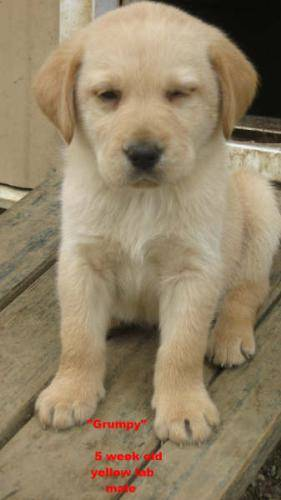
#> input picture dog.jpg, 281 x 500 px
$ python convolutions.py --image dog.jpg
#> lines starting #> are read from the running program, lines starting #| are printed output that depends on the picture
# import the required packages
# scikit-image library to implement custom convolution function
from skimage.exposure import rescale_intensity
# numpy for standard numerical array processing
import numpy as np
import argparse
# cv2 for computer vision functions
import cv2

def convolve(image, K):
	# grab the spatial dimension of the image and kernel
	# image: grayscale input image
	# K: kernel to convolve on the input
	(iH, iW) = image.shape[:2]
	(kH, kW) = K.shape[:2]

	# allocate memory for the output image, taking care to "pad"
	# the borders of the input image so the spatial size (i.e.,
	# width and height) are not reduced
	pad = (kW - 1) // 2

	# replicate the pixels along the border (left, up, right, down) of the image
	image = cv2.copyMakeBorder(image, pad, pad, pad, pad, cv2.BORDER_REPLICATE)

	# application of padding allows equal dimension of output image and
	# original input image
	output = np.zeros((iH, iW), dtype = "float")

	# loop over the input image, "sliding" the kernel across
	# each (x, y) - coordinate from left-to-right and top-to-bottom
	for y in np.arange(pad, iH + pad):
		for x in np.arange(pad, iW + pad):
			# extract the ROI (region of interest) of the image by extracting the
			# center region of the current (x, y) - coordinates
			# dimensions
			roi = image[y - pad:y + pad + 1, x - pad:x + pad + 1]

			# perform the actual convolution by taking the element-wise
			# multiplication between the ROI and the kernel, then summing
			# the matrix
			k = (roi * K).sum()

			# store the convolved value in the output (x, y) -
			# coordinate of the output image
			output[y - pad, x - pad] = k

	# rescale the output image to be in the range [0, 255]
	output = rescale_intensity(output, in_range = (0, 255))
	output = (output * 255).astype("uint8")

	# return the outpage image
	return output

# construct the argument parse and parse the arguments
ap = argparse.ArgumentParser()
ap.add_argument("-i", "--image", required = True, help = "Path to the input image")
args = vars(ap.parse_args())

# construct average blurring kernels used to smooth as image
smallBlur = np.ones((7,7), dtype = "float") * (1.0/(7 * 7))
largeBlur = np.ones((21,21), dtype = "float") * (1.0/(21 * 21))

# construct the sharpening filter
sharpen = np.array((
	[0, -1, 0],
	[-1, 5, -1],
	[0, -1, 0]), dtype = "int")

# construct the Laplacian kernel used to detect edge-like
# regions of an image
laplacian = np.array((
	[0, 1, 0],
	[1, -4, 1],
	[0, 1, 0]), dtype = "int")

# construct the Sobel x-axis kernel
sobelX = np.array((
	[-1, 0, 1],
	[-2, 0, 2],
	[-1, 0, 1]), dtype = "int")

# construct the Sobel y-axis kernel
sobelY = np.array((
	[-1, -2, -1],
	[0, 0, 0],
	[1, 2, 1]), dtype = "int")

# construct an emboss kernel
emboss = np.array((
	[-2, -1, 0],
	[-1, 1, 1],
	[0, 1, 2]), dtype = "int")

# construct the kernel bank, a list of kernels to apply
# using both custom 'convolve' function and OpenCV's filter2D
# function
"""kernelBank = (
	("small_blur", smallBlur),
	("large_blur", largeBlur))"""

kernelBank = (
	("small_blur", smallBlur),
	("large_blur", largeBlur),
	("sharpen", sharpen),
	("laplacian", laplacian),
	("sobel_x", sobelX),
	("sobel_y", sobelY),
	("embose", emboss))

# load the input image and convert it to grayscale
# convolutions can also be applied to RGB and other
# multi-channel volume images
image = cv2.imread(args["image"])
#> image is the input picture: shape (500, 281, 3); mean B, G, R 102.9, 130.5, 146.6
gray = cv2.cvtColor(image, cv2.COLOR_BGR2GRAY)
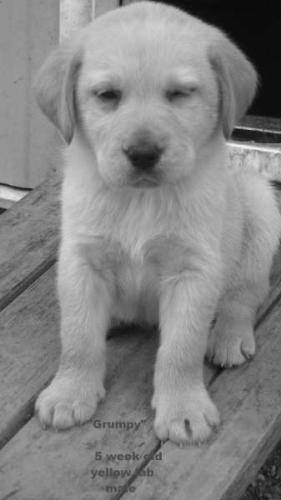
#> gray: shape (500, 281); min 8, max 245, mean 132.2

# loop over the kernels in the kernelBank
for (kernelName, K) in kernelBank:
	# apply the current kernel to the grayscale image using both custom
	# convolve function and OpenCV's filter2D function
	print("[INFO] Applying {} kernel".format(kernelName))
	convolveOutput = convolve(gray, K)
	# filter2D is OpenCV's implementation of convolve function
	opencvOutput = cv2.filter2D(gray, -1, K)

	# show the output images
	cv2.imshow("Original", gray)
	cv2.imshow("{} - convolve".format(kernelName), convolveOutput)
	cv2.imshow("{} - opencv".format(kernelName), opencvOutput)
	cv2.waitKey(0)
	cv2.destroyAllWindows()
#> this loop made 7 passes
#> pass 1, in convolve, `image = cv2.copyMakeBorder(image, pad, pad, pad, pad, cv2.BORDER_REPLI..`:
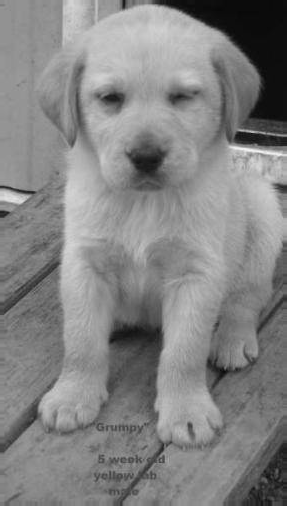
#> image: shape (506, 287); min 8, max 245, mean 131.2
#> pass 2, in convolve (call 2), `image = cv2.copyMakeBorder(image, pad, pad, pad, pad, cv2.BORDER_REPLI..`:
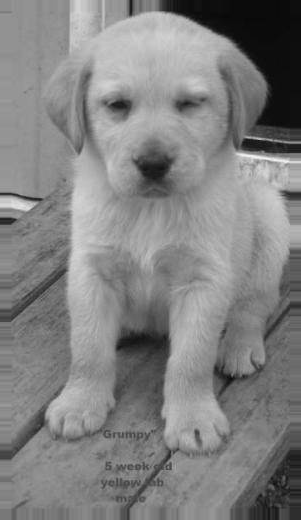
#> image: shape (520, 301); min 8, max 245, mean 129.1
